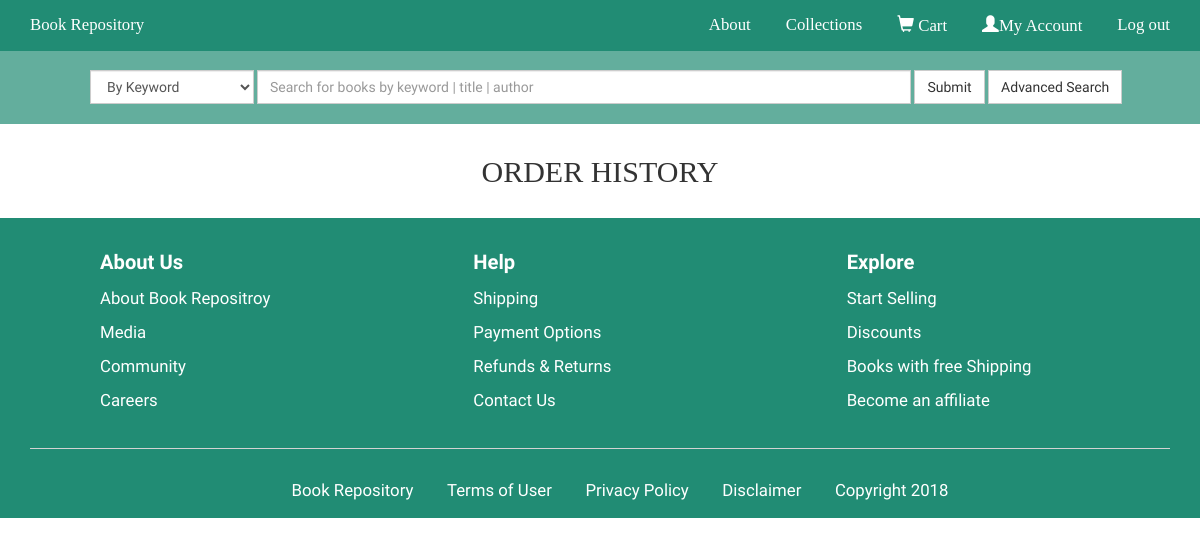
The page /order_history.php (signed in) on the database as committed earlier.
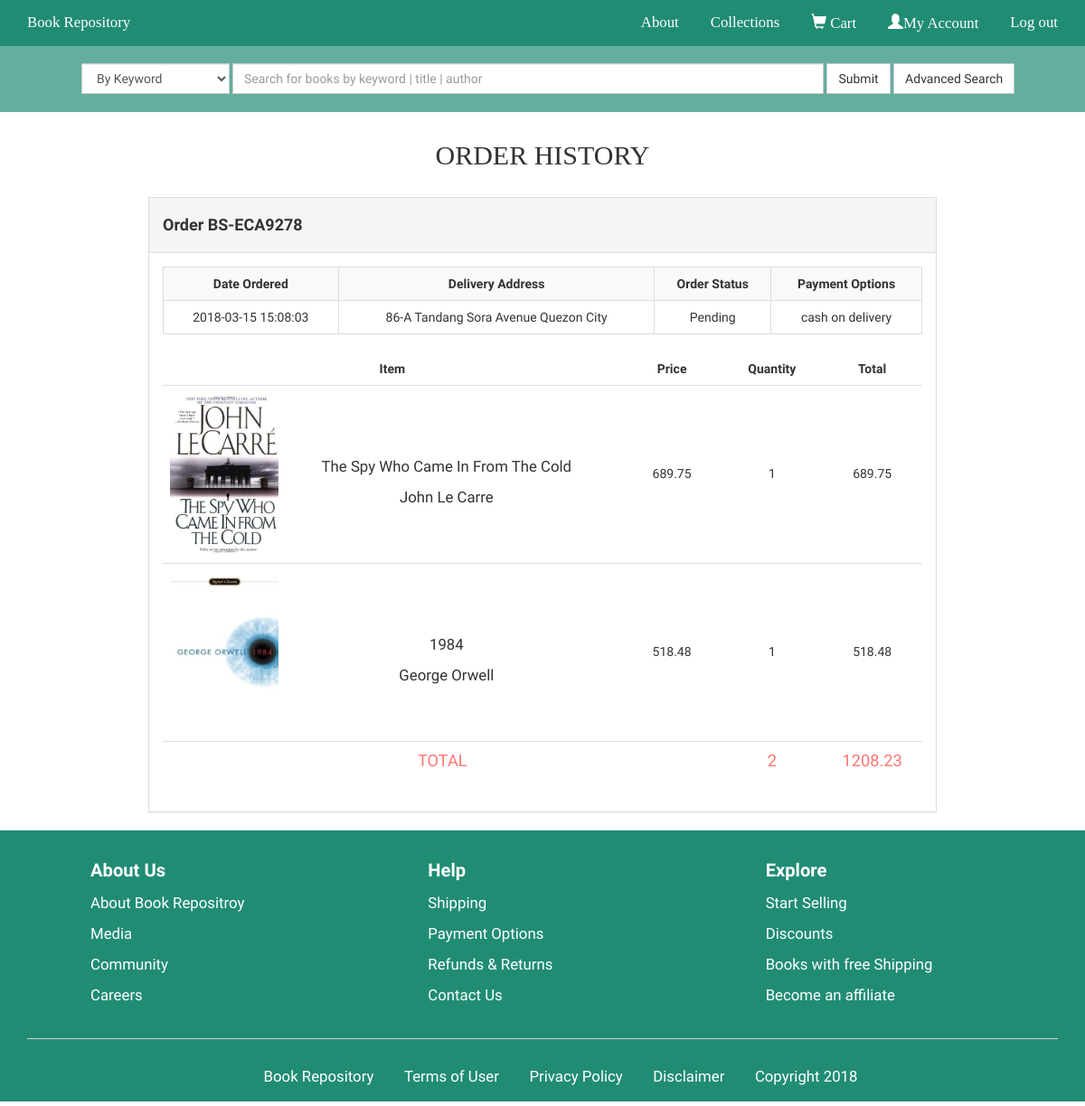
The same page on the database as committed later.
### tables this page shows
CREATE TABLE `orders` (
  `id` int(11) NOT NULL AUTO_INCREMENT,
  `customer_id` int(11) NOT NULL,
  `order_status_id` int(11) NOT NULL DEFAULT '1',
  `payment_options_id` int(11) NOT NULL DEFAULT '1',
  `reference_no` varchar(15) NOT NULL,
  `order_date` datetime NOT NULL,
  `total_price` decimal(10,2) NOT NULL,
  `shipping_date` datetime NOT NULL,
  `delivery_address` varchar(255) NOT NULL,
  `contact_person` varchar(255) NOT NULL,
  `country` varchar(30) NOT NULL,
  `zip_code` int(10) NOT NULL,
  `mobile_no` varchar(30) NOT NULL,
  `telephone_no` varchar(30) NOT NULL,
  `email` varchar(50) NOT NULL,
  PRIMARY KEY (`id`),
  UNIQUE KEY `reference_no` (`reference_no`),
  UNIQUE KEY `order_date` (`order_date`),
  KEY `orders_fk0` (`customer_id`),
  KEY `orders_fk1` (`order_status_id`),
  KEY `orders_fk2` (`payment_options_id`),
  CONSTRAINT `orders_fk0` FOREIGN KEY (`customer_id`) REFERENCES `users` (`id`),
  CONSTRAINT `orders_fk1` FOREIGN KEY (`order_status_id`) REFERENCES `order_statuses` (`id`),
  CONSTRAINT `orders_fk2` FOREIGN KEY (`payment_options_id`) REFERENCES `payment_options` (`id`)
);

CREATE TABLE `order_statuses` (
  `id` int(11) NOT NULL AUTO_INCREMENT,
  `name` varchar(20) NOT NULL,
  `description` varchar(255) NOT NULL,
  PRIMARY KEY (`id`)
);

CREATE TABLE `payment_options` (
  `id` int(11) NOT NULL AUTO_INCREMENT,
  `type` varchar(50) NOT NULL,
  PRIMARY KEY (`id`)
);

CREATE TABLE `order_items` (
  `id` int(11) NOT NULL AUTO_INCREMENT,
  `order_id` int(11) NOT NULL,
  `book_id` int(11) NOT NULL,
  `price_per_item` decimal(10,2) NOT NULL,
  `quantity` int(11) NOT NULL,
  `total_price_per_item` decimal(10,2) NOT NULL,
  PRIMARY KEY (`id`),
  KEY `order_items_fk0` (`order_id`),
  KEY `order_items_fk1` (`book_id`),
  CONSTRAINT `order_items_fk0` FOREIGN KEY (`order_id`) REFERENCES `orders` (`id`),
  CONSTRAINT `order_items_fk1` FOREIGN KEY (`book_id`) REFERENCES `books` (`id`)
);

CREATE TABLE `books` (
  `id` int(11) NOT NULL AUTO_INCREMENT,
  `title` varchar(100) NOT NULL,
  `author_id` int(11) NOT NULL,
  `genre_id` int(11) NOT NULL,
  `quantity` int(11) NOT NULL,
  `description` varchar(255) NOT NULL,
  `price` decimal(10,2) NOT NULL,
  `image` varchar(255) NOT NULL,
  PRIMARY KEY (`id`),
  KEY `books_fk0` (`author_id`),
  KEY `books_fk1` (`genre_id`),
  CONSTRAINT `books_fk0` FOREIGN KEY (`author_id`) REFERENCES `authors` (`id`),
  CONSTRAINT `books_fk1` FOREIGN KEY (`genre_id`) REFERENCES `genres` (`id`)
);

CREATE TABLE `authors` (
  `id` int(11) NOT NULL AUTO_INCREMENT,
  `first_name` varchar(50) NOT NULL,
  `last_name` varchar(50) NOT NULL,
  PRIMARY KEY (`id`)
);

### mysqli_connect.php (called while the page is built, shortened)
<?php
function db_connect() {
	static $dbconn;
	if($dbconn === NULL) {
		$dbconn = @mysqli_connect('localhost', 'root', '', 'bookstore_capstone2');
	}
	return $dbconn;
}

### order_history.php (the view, shortened to what this page needs)
<?php
include 'partials/header.php';
require 'mysqli_connect.php';
$id = $_SESSION['user_id'];
?>
</head>
<body>
	<?php
	include 'partials/navigation.php';
	include 'partials/searchbox.php';
	?>
	<div class="container">
		<div class="row">
			<div class="col-lg-12">
				<div class="order-history">
					<h2 class="text-center">ORDER HISTORY</h2>
					<?php
					$order_history_query = "SELECT o.id, o.reference_no, o.order_date, os.name, os.description, po.type, o.total_price, o.delivery_address FROM orders o INNER JOIN order_statuses os ON o.order_status_id=os.id INNER JOIN payment_options po ON o.payment_options_id=po.id WHERE customer_id=$id";
					$order_history_result = mysqli_query(db_connect(), $order_history_query);
					?>
					<?php
						if(mysqli_num_rows($order_history_result) > 0) {
							while($order_history = mysqli_fetch_assoc($order_history_result)) {
								$order_id = $order_history['id'];
								echo '
								<div class="panel panel-default">
									<div class="panel-heading">
										<h4 class="right">Order ' . $order_history['reference_no']. '</h4>
									</div>
									<div class="panel-body">
										<div class="row">
											<div class="col-lg-12 col-md-6">
								';
											echo '
												<table class="table table-bordered table-striped text-center">
													<tr>
														<td><strong>Date Ordered</strong></td>
														<td><strong>Delivery Address</strong></td>
														<td><strong>Order Status</strong></td>
														<td><strong>Payment Options</strong></td>
													</tr>
													<tr>
														<td>' . $order_history['order_date'] . '</td>
														<td>' . $order_history['delivery_address'] . '</td>
														<td>' . $order_history['name'] . ' </td>
														<td>' . $order_history['type'] . '</td>
													</tr>
												</table>
											';
								$overall_total = 0;
								$total_quantity = 0;
								$order_item_query = "SELECT b.title, b.image, a.first_name, a.last_name, oi.price_per_item, oi.quantity, oi.total_price_per_item FROM order_items oi INNER JOIN books b ON oi.book_id=b.id INNER JOIN authors a ON b.author_id=a.id WHERE oi.order_id=$order_id";
								$order_item_result = mysqli_query(db_connect(), $order_item_query);
								if(mysqli_num_rows($order_item_result) > 0) {
									echo '
										<table class="table text-center">
											<thead>
												<tr>
													<td><strong>Item</strong></td>
													<td><strong>Price</strong></td>
													<td><strong>Quantity</strong></td>
													<td><strong>Total</strong></td>
												</tr>
											</thead>
									';
									while($order_item = mysqli_fetch_assoc($order_item_result)) {
										$subtotal = $order_item['quantity'] * $order_item['price_per_item'];
										$overall_total += $subtotal;
										$total_quantity += $order_item['quantity'];
										echo '
												<tr>
													<td>
														<div class="order-history-item">
															<img src="' . $order_item['image'] . '" class="text-center">
														</div>
														<div class="order-info-title">
															<p class="text-center">' . $order_item['title'] . '</p>
															<p class="text-center">' . $order_item['first_name'] . " " . $order_item['last_name'] . '</p>
														</div>
													</td>
														<td class="order-info-numbers"><span>' . $order_item['price_per_item'] . '</span></td>
														<td class="order-info-numbers"><span>' . $order_item['quantity'] . '</span></td>
														<td class="order-info-numbers"><span>' . $subtotal . '</span></td>
												</tr>
										';
									}
									echo '
										<tfoot>
											<tr>
												<td scope="row" colspan="2" class="price">TOTAL</td>
												<td colspan="1" class="price">' . $total_quantity . '</td>
												<td colspan="1" class="price">' . $overall_total . '</td>
											</tr>
										</tfoot>
									';
									echo '</table>';
								echo '
											</div>
										</div>
									</div>
								</div>
								';
							}
						}
					}
					?>
				</div>
			</div>
		</div>
	</div>
<?php
include 'partials/foot.php';
include 'partials/footer.php';
?>

### partials/header.php (shortened to what this page needs)
<!DOCTYPE html>
<html lang="en">
<head>
	<link rel="stylesheet" type="text/css" href="assets/css/bootstrap/css/bootstrap.css">
	<link rel="stylesheet" type="text/css" href="assets/css/style.css">
	<link href="https://use.fontawesome.com/releases/v5.0.8/css/all.css" rel="stylesheet">

### partials/navigation.php (shortened to what this page needs)
<nav class="navbar navbar-inverse navbar-fixed-top">
	<div class="container">
		<div class="navbar-header">
			<?php
			if(isset($_SESSION['user_id'])) {
				echo '<a class="navbar-brand" href="home.php">Book Repository</a>';
			} else {
				echo '<a class="navbar-brand" href="index.php">Book Repository</a>';
			}
			?>
		</div>
		<div id="navbar" class="navbar-collapse collapse">
			<ul class="nav navbar-nav navbar-right">
				<li><a href="about.php">About</a></li>
				<li><a href="collections.php">Collections</a></li>
				<li><a href="cart.php"><span class="glyphicon glyphicon-shopping-cart"></span><span id="noItemCart">
				Cart</a></span></li>
				<?php
				if(isset($_SESSION['first_name'])) {
					echo '<li><a href="account.php"><span class="glyphicon glyphicon-user"></span>My Account</a></li>';
					echo '<li><a href="assets/logout.php">Log out</a></li>';
				}  else {
					echo '<li><a href="login.php">Sign In</a></li>';
					echo '<li><a href="registration.php">Register</a></li>';
				}
				?>
			</ul>
		</div>
	</div>
</nav>

### partials/searchbox.php (shortened to what this page needs)
<form class="search-area">
	<div class="form-group">
		<select class="form-control">
			<option>By Keyword</option>
		</select>
		<input type="text" class="form-control" placeholder="Search for books by keyword | title | author ">
		<button type="submit" class="btn btn-default">Submit</button>
		<button type="submit" class="btn btn-default">Advanced Search</button>
	</div>
</form>

### partials/foot.php (shortened to what this page needs)
</body>
</html>

### partials/footer.php (shortened to what this page needs)
<footer>
	<div class="container">
		<div class="row">
			<div class="col-lg-4">
				<ul class="footer-list">
					<li><a href="#">About Us</a></li>
					<li><a href="#">About Book Repositroy</a></li>
					<li><a href="#">Media</a></li>
					<li><a href="#">Community</a></li>
					<li><a href="#">Careers</a></li>
				</ul>
			</div>
			<div class="col-lg-4">
				<ul class="footer-list">
					<li><a href="#">Help</a></li>
					<li><a href="#">Shipping</a></li>
					<li><a href="#">Payment Options</a></li>
					<li><a href="#">Refunds &amp; Returns</a></li>
					<li><a href="#">Contact Us</a></li>
				</ul>
			</div>
			<div class="col-lg-4">
				<ul class="footer-list">
					<li><a href="#">Explore</a></li>
					<li><a href="#">Start Selling</a></li>
					<li><a href="#">Discounts</a></li>
					<li><a href="#">Books with free Shipping</a></li>
					<li><a href="#">Become an affiliate</a></li>
				</ul>
			</div>
		</div>
		<hr>
		<div class="row">
			<div class="col-lg-12 text-center">
				<ul class="footer-last-list ">
					<li><a href="#">Book Repository</a></li>
					<li><a href="#">Terms of User</a></li>
					<li><a href="#">Privacy Policy</a></li>
					<li><a href="#" data-toggle="modal" data-target="#disclaimerModal">Disclaimer</a></li>
					<li><a href="#">Copyright 2018</a></li>
				</ul>
			</div>
		</div>
	</div>
</footer>

### assets/css/style.css (style rules this page uses)
body, .panel h4, .jumbotron h1, .footer-list li, .footer-last-list li, .my-account .panel-heading h3 { font-family: "Raleway", "HelveticaNeue", "Helvetica Neue", Helvetica, Arial, sans-serif; }
h1, h2, h3, h4, h5, h6, .navbar-inverse .navbar-nav > li > a, .navbar a.navbar-brand { font-family: 'Cinzel', serif; }
hr { border-color: lightgrey; }
footer { height: 300px; width: 100%; padding: 15px; }
footer, .navbar { background-color: #218c74; }
.navbar { border: 0; display: block; }
.navbar-fixed-top { position: absolute; }
.navbar-inverse .navbar-nav > li { padding-left: 5px; }
.navbar-inverse .navbar-nav > li > a, .navbar a.navbar-brand, .footer-list li > a, .footer-last-list li > a { border: 0; color: white; font-size: 1.2em; }
.btn { border-radius: 0; }
.panel { border-radius: 0; }
footer .row { margin: 10px; }
footer ul { list-style: none; }
.footer-list li { padding: 5px; }
.footer-list li:first-of-type { font-size: 1.2em; font-weight: bold; color: black; }
.footer-last-list { margin-top: 10px; }
.footer-last-list li { display: inline; padding: 5px 15px; font-size: 1em; }
input { margin-bottom: 15px; }
.form-group { padding: 20px; margin: 0 auto; }
.form-control { border-radius: 0; }
.search-area { width: 100%; height: 40px; display: block; margin-top: 50px; margin-bottom: -10px; }
.search-area input[type="text"] { width: 60%; display: inline-block; }
.search-area button[type="submit"] { display: inline; }
.search-area .form-group { background-color: rgba(33,140,116,.7); margin: 0 auto; padding-left: 7.5%; margin-bottom: -20px; }
select.form-control { width: 15%; display: inline; }
.search-area button[type="submit"] { margin-top: -3.5px; }
.search-area input { margin-bottom: 0px; }
.search-area .form-group { margin-left: auto; margin-right: auto; }
.panel { width: 85%; margin-left: auto; margin-right: auto; }
.panel-heading h4 { font-weight: bold; }
.price { color: #ff7675; font-size: 1.3em; text-align: center; margin-bottom: 5px; }
.message-board h2, { margin-top: 23px; }
.panel span { margin-left: 100px; }
.order-history { width: 90%; margin: 75px auto 0 auto; height: auto; }
.order-history h2 { margin-bottom: 30px; }
.order-history-item img { width: 10vw; height: 15vw; display: block; float: left; }
.order-info-title p { font-size: 1.2em; }
.order-info-title { transform: translate(0, 120%); }
.order-info-numbers { transform: translate(0, 40%); }
.order-history thead td:nth-child(1) { width: 55%; }
.order-history thead td:nth-child(2) { width: 12%; }
.order-history thead td:nth-child(3) { width: 12%; }
.order-history thead td:nth-child(4) { width: 12%; }
.order-history .panel span { margin-left: 0; }

Rows that differ between the two databases and show on the page:
added orders: reference_no "BS-ECA9278", order_date "2018-03-15 15:08:03", delivery_address "86-A Tandang Sora Avenue Quezon City", order_status.name "Pending", payment_options.type "cash on delivery", total_quantity "2", overall_total "1208.23"
added order_items: book.image (picture), book.title "The Spy Who Came In From The Cold", authors.first_name "John", authors.last_name "Le Carre", price_per_item "689.75", quantity "1"
added order_items: book.image (picture), book.title "1984", authors.first_name "George", authors.last_name "Orwell", price_per_item "518.48", quantity "1"
